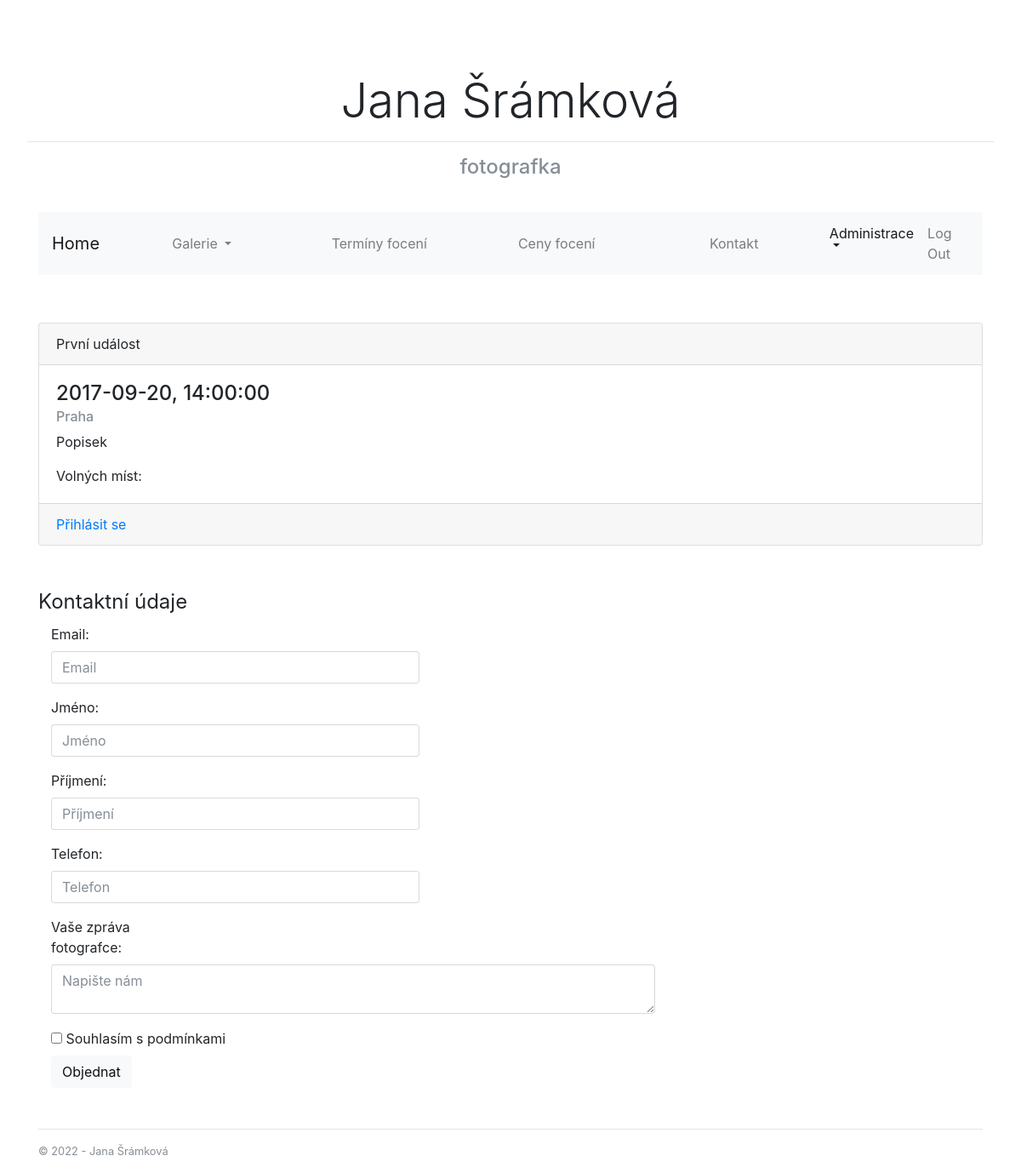
The page /events/1 (signed in) on the database its author committed.
### AtelierApp/models.py (models this page shows, shortened)
class Event(db.Model):
    __tablename__ = 'events'
    id = db.Column(db.Integer, primary_key=True)
    name = db.Column(db.String(64), index=True, nullable=False)
    description = db.Column(db.Text)
    location = db.Column(db.String(256))
    date = db.Column(db.Date, nullable=False)
    time = db.Column(db.Time)
    capacity = db.Column(db.Integer)
    active = db.Column(db.Boolean, default=True)
    customers = db.relationship('Customer', backref='customer', lazy='dynamic')

### AtelierApp/views.py (the view, shortened to what this page needs)
@app.route('/events/<int:id>', methods=['GET', 'POST'])
def apply_event(id):
    event = Event.query.filter_by(id=id).first()
    form = EventContactForm()
    return render_template('apply-event.html', event=event, form=form, title=event.name, year=datetime.now().year)

### AtelierApp/forms.py
class EventContactForm(ContactForm):
    message = TextAreaField(u'Vaše zpráva fotografce')
    agree = BooleanField(u'Souhlasím s podmínkami', default = False, validators=[DataRequired(u'S podmínkami musíte souhlasit')])

### AtelierApp/models.py (called while the page is built)
    @property
    def is_admin(self):
        adminRole = Role.query.filter_by(name='Admin').first()
        return self.role==adminRole

### AtelierApp/views.py (called while the page is built)
@lm.user_loader
def load_user(id):
    return User.query.get(int(id))

@app.before_request
def before_request():
    g.user = current_user

### AtelierApp/templates/apply-event.html (shortened to what this page needs)
﻿{% extends "layout.html" %}
{% block content %}
{% include 'event.html' %}
<div class="well my-5">
    <form class="form-horizontal" action="" method="post" name="contact-form">
        <fieldset>
            <legend>Kontaktní údaje</legend>
            <div class="form-group">
                <label class="col-sm-2 control-label" for="email">Email:</label>
                <div class="col-sm-5">{{ form.email(class="form-control", placeholder="Email") }}</div>
            </div>
            <div class="form-group">
                <label class="col-sm-2 control-label" for="name">Jméno:</label>
                <div class="col-sm-5">{{ form.name(class="form-control", placeholder="Jméno") }}</div>
            </div>
            <div class="form-group">
                <label class="col-sm-2 control-label" for="surname">Příjmení:</label>
                <div class="col-sm-5">{{ form.surname(class="form-control", placeholder="Příjmení") }}</div>
            </div>
            <div class="form-group">
                <label class="col-sm-2 control-label" for="telephone">Telefon:</label>
                <div class="col-sm-5">{{ form.telephone(class="form-control", placeholder="Telefon") }}</div>
            </div>
            <div class="form-group">
                <label class="col-sm-2 control-label" for="message">Vaše zpráva fotografce:</label>
                <div class="col-sm-8">{{ form.message(class="form-control", placeholder="Napište nám") }}</div>
            </div>
            <div class="control-group">
                <div class="col-sm-2"></div>
                <div class="col-sm-7 controls">
                    <label for="agree">
                    {{form.agree}}
                    Souhlasím s podmínkami
                    </label>
                </div>
                <div class="col-sm-2 controls">
                    <input class="btn btn-light" type="submit" value="Objednat">
                </div>
            </div>
        </fieldset>
    </form>
</div>
{% endblock %}

### AtelierApp/templates/event.html
﻿<div class="card">
    <div class="card-header">
        {{event.name}}
    </div>
    <div class="card-body">
        <h4 class="card-title">{{event.date}}, {{event.time}}</h4>
        <h6 class="card-subtitle mb-2 text-muted">{{event.location}}</h6>
        <p class="card-text">{{event.description}}</p>
        <p class="card-text">Volných míst: {{event.free}}</p>
    </div>
    <div class="card-footer">
        <a href="{{ url_for('apply_event', id=event.id) }}" class="card-link text-right">Přihlásit se</a>
    </div>
</div>

### AtelierApp/static/css/lightbox.css (style rules this page uses)
body:after { content: url(../images/close.png) url(../images/loading.gif) url(../images/prev.png) url(../images/next.png); display: none; }

### rows shown on the page
Event: name "První událost", date "2017-09-20", time "14:00:00", location "Praha", description "Popisek"
